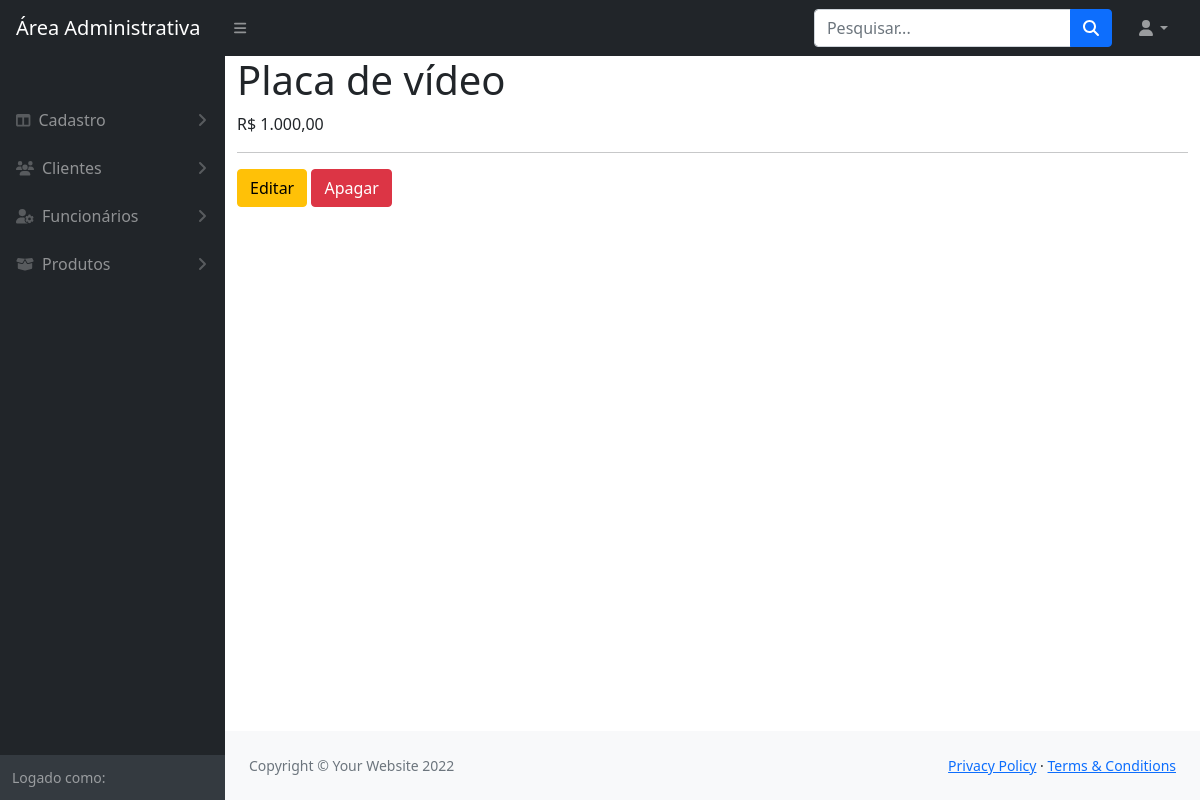
The page /modulos/produtos/visualizar.php?id=1 on the database as committed earlier.
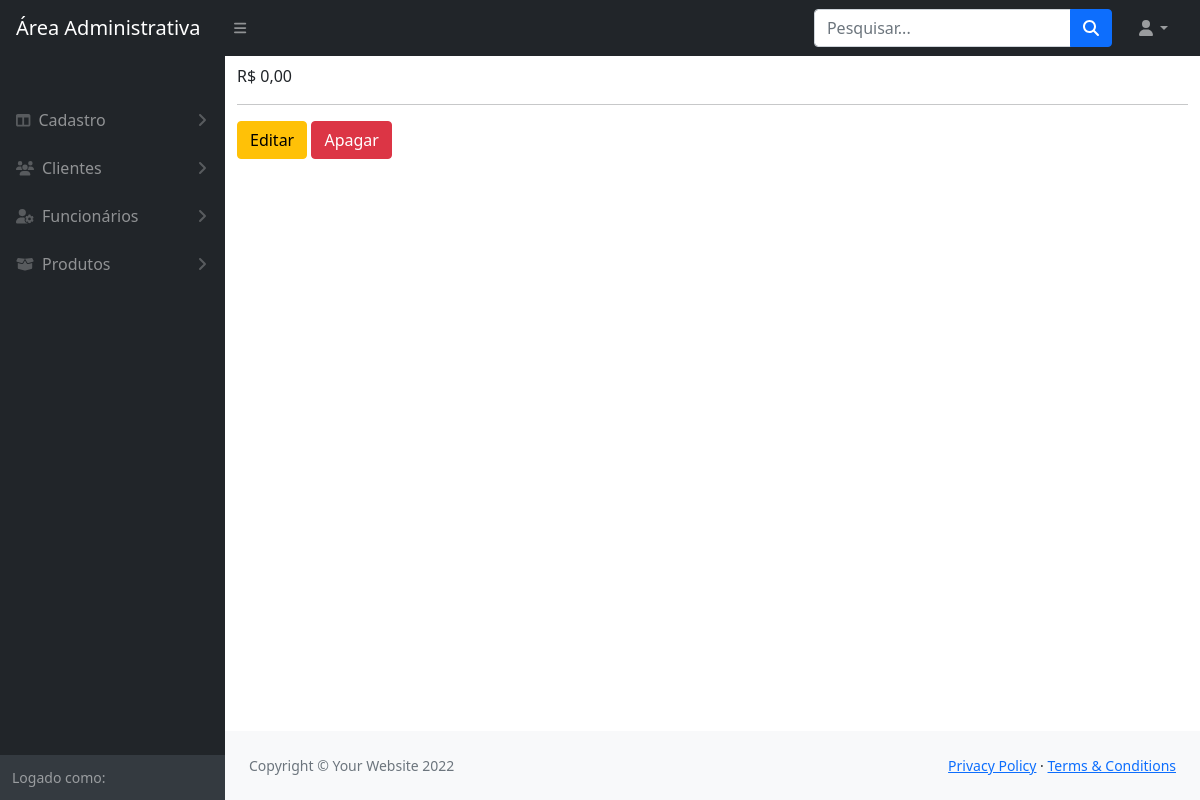
The same page on the database as committed later.
### tables this page shows
CREATE TABLE `produto` (
  `IDPRO` int(11) NOT NULL,
  `nomePRO` varchar(105) NOT NULL,
  `valorPRO` bigint(20) NOT NULL
);

### funcoes/conexao.php (called while the page is built, shortened)
<?php
    function retornaDado($sql)
    {
        $pdo = $GLOBALS['conexaoBanco'];
        $resultado = $pdo->query($sql);
        return $resultado->fetch();
    }
?>

### modulos/produtos/visualizar.php (the view, shortened to what this page needs)
<?php
    include_once '../../config.php';
    if(empty($_GET['id'])){
        header('Location: index.php');
        exit;
    }else{
        $id = $_GET['id'];
    }
    $sql = "SELECT * FROM produto WHERE IDPRO = $id";
    $produto = retornaDado($sql);
?>
<!DOCTYPE html>
<html lang="en">
    <?php include_once path('template/head.php') ?>
    <body class="sb-nav-fixed">
        <?php include_once path('template/navbar.php') ?>
        <div id="layoutSidenav">
            <?php include_once path('template/sidebar.php') ?>
            <div id="layoutSidenav_content">
                <main class="container">
                    <h1><?= $produto['nomePRO'] ?></h1>
                    <p>R$ <?= number_format($produto['valorPRO'], 2, ',', '.') ?></p>
                    <hr>
                    <a href="editar.php?id=<?= $produto['IDPRO'] ?>" class="btn btn-warning">Editar</a>
                    <a onclick="return confirm('Deseja realmente apagar o produto?')" href="apagar.php?id=<?= $produto['IDPRO'] ?>" class="btn btn-danger">Apagar</a>
                </main>
                <?php include_once path('template/footer.php') ?>
            </div>
        </div>
    </body>
</html>

Rows that differ between the two databases and show on the page:
removed produto: nomePRO "Placa de vídeo", valorPRO "1.000,00"
Other text that changed with them:
$produto['valorPRO']: (not shown) → "0,00"
